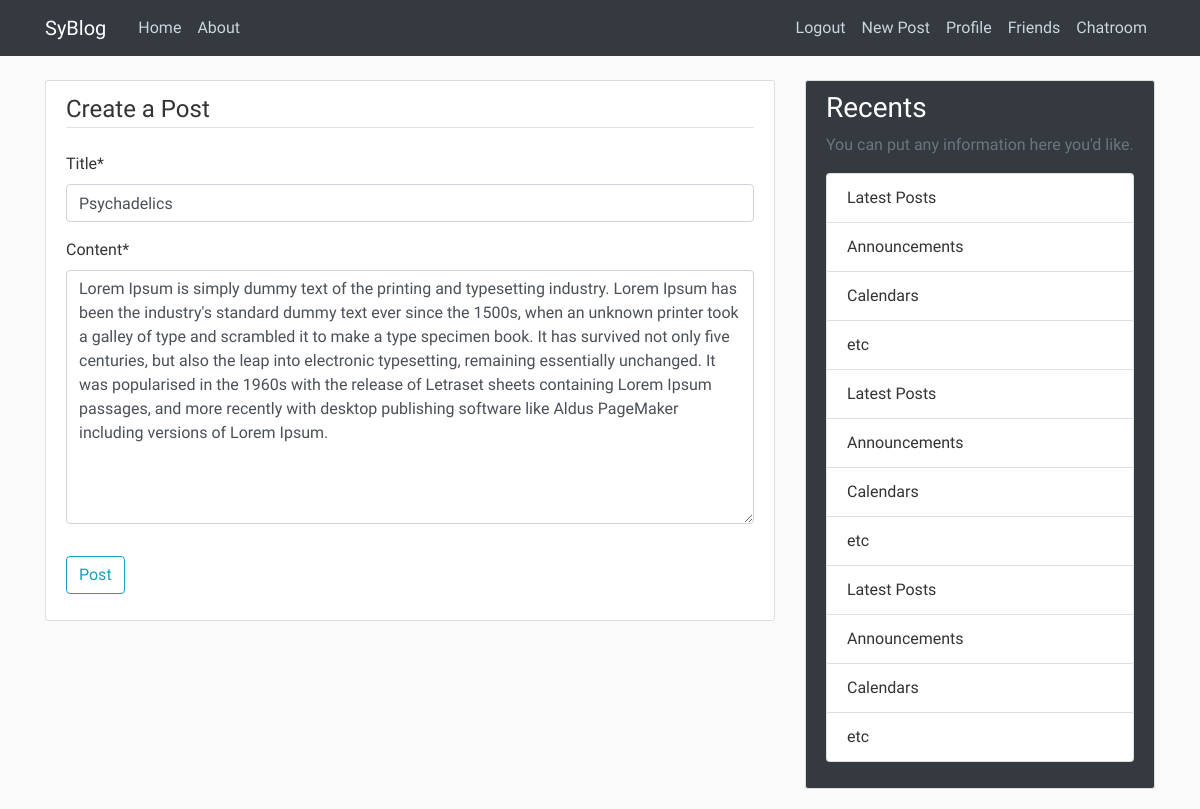
The app's page /post/1/update/ (signed in) with its own data.
### blog/models.py (models this page shows, shortened)
class Post(models.Model):
    title = models.CharField(max_length=100)
    content = models.TextField()
    date_posted = models.DateTimeField(default=timezone.now)
    author = models.ForeignKey(User, on_delete=models.CASCADE)
    likes = models.ManyToManyField(User, related_name="blog_likes")
    dislikes = models.ManyToManyField(User, related_name="blog_dislikes")

### blog/views.py (the view, shortened to what this page needs)
# urls.py: path('post/<int:pk>/update/', PostUpdateView.as_view(), name='post-update'),
class PostUpdateView(LoginRequiredMixin, UserPassesTestMixin, UpdateView):
    model = Post
    fields = ['title', 'content']
    def test_func(self):
        post = self.get_object()
        if(self.request.user == post.author):
            return True
        else:
            return False

### friend/context_processors.py (called while the page is built)
def requests_to_base(requests):
    receivers = dict(Counter([req.receiver for req in FriendRequest.objects.all()]))
    return {'receivers': receivers}

### blog/templates/blog/post_form.html (shortened to what this page needs)
{% extends 'blog/base.html' %}
{% load crispy_forms_tags %}
{% block content %}
    <div class="content-section">
        <form action="" method="post">
            <fieldset class="form-group">
                <legend class="border-bottom mb-4">Create a Post</legend>
                {{form|crispy}}
            </fieldset>
            <div class="form-group">
                <button class="btn btn-outline-info" type="submit">Post</button>
            </div>
        </form>
    </div>
{% endblock content %}

### blog/static/blog/main.css (style rules this page uses)
body { background: #fafafa; color: #333333; margin-top: 5rem; font-family: 'Quicksand'; }
.content-section { background: #ffffff; padding: 10px 20px; border: 1px solid #dddddd; border-radius: 3px; margin-bottom: 20px; }

### records on screen
Post: title "Psychadelics", content "Lorem Ipsum is simply dummy text of the printing and typesetting industry. Lorem Ipsum has been the industry's standard dummy text ever since the 1500s, when an unknown printer took a galley of type and scrambled it to make a type specimen book. It has survived not only five centuries, but also the leap into electronic typesetting, remaining essentially unchanged. It was popularised in the 1960s with the release of Letraset sheets containing Lorem Ipsum passages, and more recently with desktop publishing software like Aldus PageMaker including versions of Lorem Ipsum."
